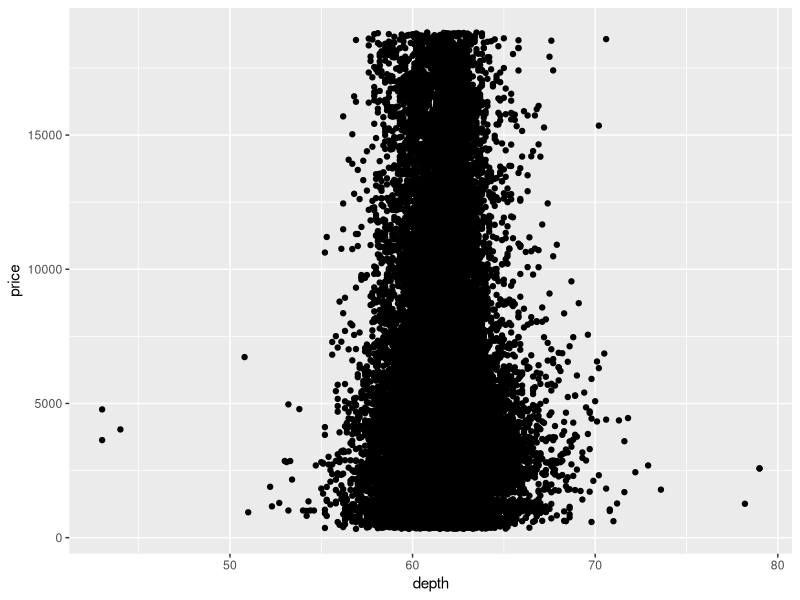
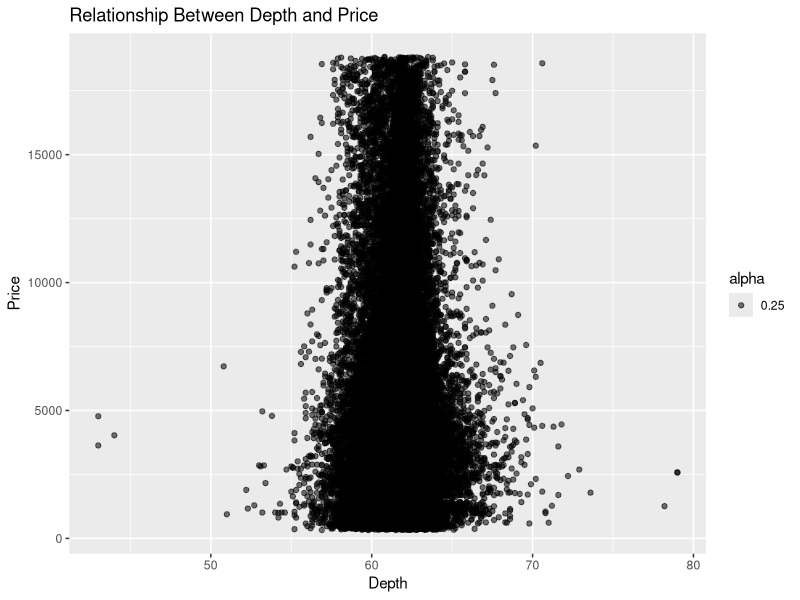

These figures' R source, in order:
## ---- chunk 1
knitr::opts_chunk$set(echo = TRUE)
## ---- chunk 2
# normal test
x_bar <- 3.45
n <- 40
mu_not <- 4
sigma <- 0.16
z_statistics  <- (x_bar - mu_not)/(sigma/sqrt(n))
z_statistics
# 0.05
# 0.025
# 1- 0.025
qnorm(c(0.025, 0.975))
## ---- chunk 3
# critical value -1.96
2*pnorm(-abs(z_statistics))

## ---- chunk 4
mu_not - 1.96*(sigma/sqrt(n))
mu_not + 1.96*(sigma/sqrt(n))
## ---- chunk 5
x_bar <- 110
n <- 25
mu_not <- 120
s <- 12
t_statistics  <- (x_bar - mu_not)/(s/sqrt(n))
t_statistics

# from t distribution
# p value
2*pt(-abs(t_statistics),df=n-1)
# critical region
qt(c(.025, .975), df=n-1)


## ---- chunk 6
n1 <- 12
n2 <- 15
x1_bar <- 4.5
x2_bar <- 3.4
sigma_sq_1 <- 1
sigma_sq_2 <- 1.5

z <- (x1_bar-x2_bar)/(sqrt((sigma_sq_1/n1)+sigma_sq_2/n2))
z
# critical region
qnorm(c(0.025,0.975))


2*pnorm(-abs(z))
## ---- chunk 7
n1 <- 16
n2 <- 14
x1_bar <- 70.2
x2_bar <- 62.7
sigma_sq_1 <- 8.4^2
sigma_sq_2 <- 7.5^2

sp_sq <- ((n1-1)*sigma_sq_1 + (n2-1)*sigma_sq_2)/(n1+n2-2)
sp_sq


t <- (x1_bar -x2_bar)/(sqrt(sp_sq)*sqrt(1/n1+1/n2))
t
# critical region
qt(c(0.025,0.975), n1+n2-2)


pt(-abs(t),df=n1+n2-2)

## ---- chunk 8
sales99 <- c(126, 56, 86, 62, 96, 36, 52, 50, 35, 53)
sales20 <- c(123, 49, 79, 59, 92, 35, 48, 48, 32, 50)

d1 <- sales99 - sales20
d1
d1_sq <- d1^2
d_bar <- sum(d1)/length(sales99)
n <- length(sales99)
d_bar
s_d <- sqrt((sum(d1^2) - n * d_bar^2)/(n-1))
s_d

t <- d_bar / (s_d / sqrt(n))
t

qt(c(0.025,0.975), n-1)

## ---- chunk 9
t.test(sales99, sales20, paired = TRUE)
# less than
t.test(sales99, sales20, paired = TRUE, alternative = "less")
t.test(sales99, sales20, paired = TRUE, alternative = "greater")
# changing alpah value
t.test(sales99, sales20, paired = TRUE, conf.level = 0.99)
t.test(sales99, sales20, paired = TRUE, conf.level = 0.90)
## ---- chunk 10
shapiro.test(sleep[sleep$group == 1, "extra"])
shapiro.test(sleep[sleep$group == 2, "extra"])
## ---- chunk 11
data("sleep")
t.test(extra ~ group, data = sleep)
x1 <- c(1,2, 7, 9,8,7,29,23)
x2 <- c(8,6, 99,2,2,7,19,8)
df <- data.frame(x1, x2)
t.test(x1, x2)
t.test(x1, x2, data = df)
## ---- chunk 12
p_caret <- round(244/300,2)
p_not <- 0.75
q_not <- 1 - p_not
n <- 300
z <- (p_caret - p_not)/sqrt(p_not*q_not/n)
z

abs(qnorm(0.01))
## ---- chunk 13
heads <- rbinom(1, size = 100, prob = .5)
prop.test(heads, 100)          # continuity correction TRUE by default
prop.test(heads, 100, correct = FALSE)

## Data from Fleiss (1981), p. 139.
## H0: The null hypothesis is that the four populations from which
##     the patients were drawn have the same true proportion of smokers.
## A:  The alternative is that this proportion is different in at
##     least one of the populations.

smokers  <- c( 83, 90, 129, 70 )
patients <- c( 86, 93, 136, 82 )
prop.test(smokers, patients)

prop.test(244/300,p = 0.75, n = 300)

## ---- chunk 14
mean(sleep$extra)

t.test(sleep$extra, mu = 1.5)
## ---- chunk 15
data("mtcars")
## ---- chunk 16
chisq.test(mtcars$cyl, mtcars$disp)
chisq.test(mtcars$cyl, mtcars$am)
fisher.test(mtcars$cyl, mtcars$am)
## ---- chunk 17
table(mtcars$cyl, mtcars$am)
## ---- chunk 18
## Agresti (1990, p. 61f; 2002, p. 91) Fisher's Tea Drinker
## A British woman claimed to be able to distinguish whether milk or
##  tea was added to the cup first.  To test, she was given 8 cups of
##  tea, in four of which milk was added first.  The null hypothesis
##  is that there is no association between the true order of pouring
##  and the woman's guess, the alternative that there is a positive
##  association (that the odds ratio is greater than 1).


TeaTasting <-
matrix(c(3, 1, 1, 3),
       nrow = 2,
       dimnames = list(Guess = c("Milk", "Tea"),
                       Truth = c("Milk", "Tea")))
chisq.test(TeaTasting)
chisq.test(TeaTasting,simulate.p.value = TRUE)
fisher.test(TeaTasting, alternative = "greater")
## => p = 0.2429, association could not be established
## ---- chunk 19
library(dplyr)
## ---- chunk 20
df2 <- mtcars %>%
    # variable selection
    select(vs, am)
head(df2)
df3 <- mtcars %>%
    # variable selection
    select(-vs, -am)
head(df3)
# starts_with
df4 <- mtcars %>%
    # variable selection
    select(starts_with("d"))
head(df4)

## ---- chunk 21
# filter
df5 <- mtcars %>%
    filter(mpg >= 25, disp >= 80)
df5

mtcars %>%
    filter(mpg >= 25) %>%
    select(mpg, cyl)
## ---- chunk 22
# summarize
mtcars %>% 
    group_by(cyl) %>% 
    summarise(avg_mpg =  mean(mpg), sd_mpg = mean(mpg))
mtcars %>% 
    group_by(cyl,am) %>% 
    summarise(avg_mpg =  mean(mpg), sd_mpg = mean(mpg))
df6 <- mtcars %>% 
    filter(mpg > 25)%>%
    group_by(cyl,am) %>% 
    summarise(avg_mpg =  mean(mpg), sd_mpg = mean(mpg))
df6
## ---- chunk 23
data(airquality)
subset(airquality, Temp > 80)
subset(airquality, Temp > 80, select = c(Ozone, Temp))
subset(airquality, Temp > 80, select = -Temp)
subset(airquality, Temp > 80, select = Ozone: Wind)
## ---- chunk 24
library(ggplot2)
# base ggplot()
# aesthetics / line type
# theme
# geom_line()
# geom_hist()
# geom_bar()
# stat_
data("diamonds")
# aes(x = , y = , color, size, alpha )
# scatterplot = geom_point
ggplot(diamonds) + geom_point( aes(depth, price))
ggplot(diamonds) + geom_point( aes(depth, price, alpha = 0.25))+ggtitle("Relationship Between Depth and Price")+xlab("Depth")+ylab("Price")
